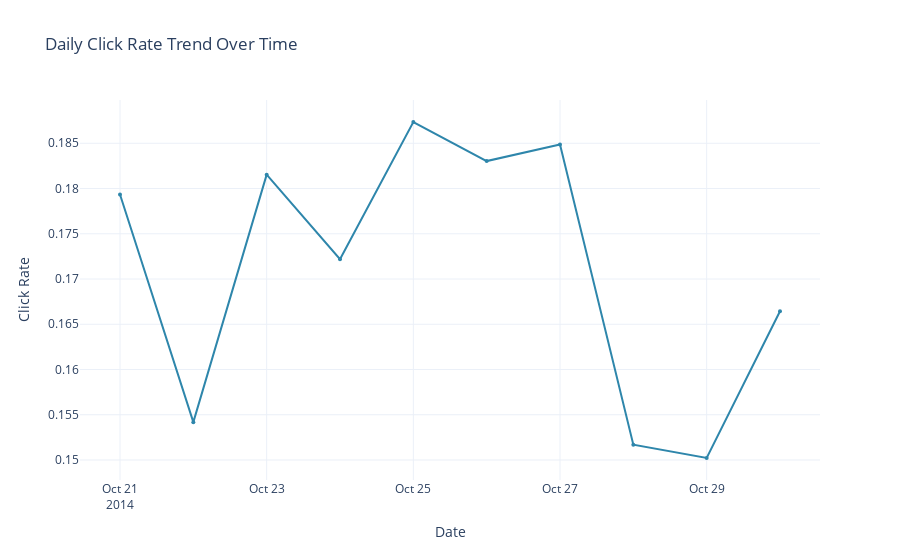

Notebook cell for this chart:
### Code cell
# Interactive time series plot
daily_trends = df_clean.groupby(df_clean['hour'].dt.date)['click'].agg(['count', 'sum', 'mean']).reset_index()
daily_trends.columns = ['date', 'total_ads', 'total_clicks', 'click_rate']

fig = go.Figure()
fig.add_trace(go.Scatter(
    x=daily_trends['date'], 
    y=daily_trends['click_rate'],
    mode='lines+markers',
    name='Click Rate',
    line=dict(color='#2E86AB', width=2),
    marker=dict(size=4, color='#2E86AB')
))

fig.update_layout(
    title='Daily Click Rate Trend Over Time',
    xaxis_title='Date',
    yaxis_title='Click Rate',
    hovermode='x unified',
    template='plotly_white',
    showlegend=False,
    plot_bgcolor='white'
)

fig.show()

### Figure 1 — Plotly figure (JSON) as saved in the notebook; plotly's stock layout.template omitted (floating-point values rounded to 4 significant figures)
{"data": [{"line": {"color": "#2E86AB", "width": 2}, "marker": {"color": "#2E86AB", "size": 4}, "mode": "lines+markers", "name": "Click Rate", "type": "scatter", "x": ["2014-10-21", "2014-10-22", "2014-10-23", "2014-10-24", "2014-10-25", "2014-10-26", "2014-10-27", "2014-10-28", "2014-10-29", "2014-10-30"], "y": [0.1793, 0.1542, 0.1815, 0.1722, 0.1873, 0.183, 0.1849, 0.1517, 0.1502, 0.1664]}], "layout": {"hovermode": "x unified", "plot_bgcolor": "white", "showlegend": false, "title": {"text": "Daily Click Rate Trend Over Time"}, "xaxis": {"title": {"text": "Date"}}, "yaxis": {"title": {"text": "Click Rate"}}}}
